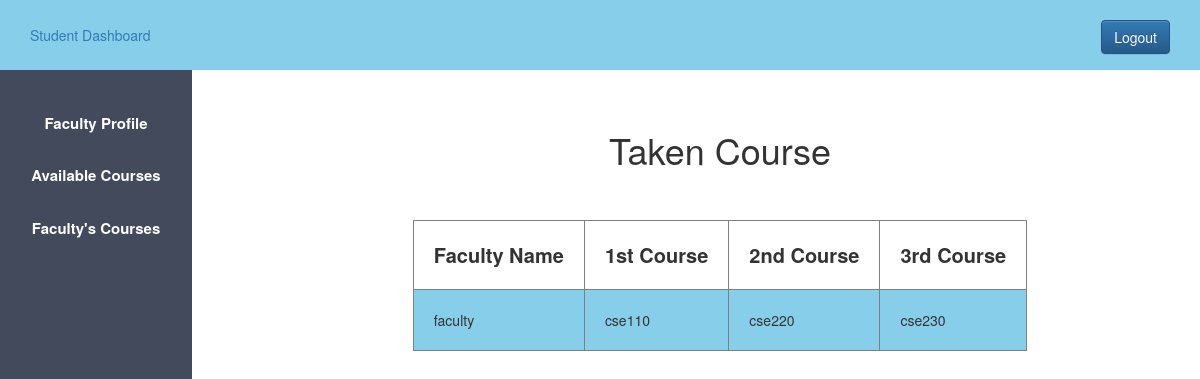
Page /faculty_enrolled_course.php (signed in) on the committed database.
### tables this page shows
CREATE TABLE `faculty_course` (
  `faculty_name` varchar(100) NOT NULL,
  `faculty_course1` varchar(100) NOT NULL,
  `faculty_course2` varchar(100) NOT NULL,
  `faculty_course3` varchar(100) NOT NULL
);

### src/faculty_enrolled_course.php (the view, shortened to what this page needs)
<?php
    $host = "localhost";
    $user = "root";
    $password = "";
    $db = "370project";
    $data= mysqli_connect($host,$user,$password,$db);
    $name = $_SESSION['username'];
    $sql = "SELECT * FROM faculty_course WHERE faculty_name = '$name' ";
    $result = mysqli_query($data,$sql);
?>
<!DOCTYPE html>
<html>
<head>
<?php
include "admin_css.php"
?>
</head>
<body>
	<?php
    include "faculty_sidebar.php"
    ?>
	<div class="content">
        <center>
		<h1>Taken Course </h1>
    <br><br>
        <table border="1px">
            <tr>
                <th class = "table_th">Faculty Name</th>
                <th class = "table_th">1st Course</th>
                <th class = "table_th">2nd Course</th>
                <th class = "table_th">3rd Course</th>
            </tr>
            <?php
            while($info =$result->fetch_assoc())
            {
            ?>
            <tr>
                <td class = "table_td">
                    <?php echo"{$info['faculty_name']}"; ?>
                </td>
                <td class = "table_td">
                    <?php echo"{$info['faculty_course1']}"; ?>
                </td>
                <td class = "table_td">
                    <?php echo"{$info['faculty_course2']}"; ?>
                </td>
                <td class = "table_td">
                    <?php echo"{$info['faculty_course3']}"; ?>
                </td>
            </tr>
            <?php
            }
            ?>
        </table>
        </center>
	</div>
</body>
</html>

### src/admin.css (style rules this page uses)
* { margin: 0px; padding: 0px; }
.content { margin-left: 20%; margin-top: 5%; }

### src/faculty_enrolled_course.php (style rules this page uses)
.table_th { padding: 20px; font-size: 20px; }
.table_td { padding: 20px; background-color: skyblue; }

### rows in the picture
faculty_course: faculty_name "faculty", faculty_course1 "cse110", faculty_course2 "cse220", faculty_course3 "cse230"
